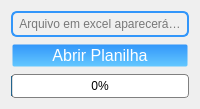
                   <widget class="QFrame" name="frame_botoes_planilha">
                    <property name="sizePolicy">
                     <sizepolicy hsizetype="Expanding" vsizetype="Expanding">
                      <horstretch>0</horstretch>
                      <verstretch>0</verstretch>
                     </sizepolicy>
                    </property>
                    <property name="maximumSize">
                     <size>
                      <width>1300</width>
                      <height>400</height>
                     </size>
                    </property>
                    <property name="frameShape">
                     <enum>QFrame::NoFrame</enum>
                    </property>
                    <property name="frameShadow">
                     <enum>QFrame::Raised</enum>
                    </property>
                    <layout class="QVBoxLayout" name="verticalLayout_2">
                     <item>
                      <widget class="QLineEdit" name="line_excel">
                       <property name="sizePolicy">
                        <sizepolicy hsizetype="Expanding" vsizetype="Expanding">
                         <horstretch>0</horstretch>
                         <verstretch>0</verstretch>
                        </sizepolicy>
                       </property>
                       <property name="maximumSize">
                        <size>
                         <width>1300</width>
                         <height>26</height>
                        </size>
                       </property>
                       <property name="styleSheet">
                        <string notr="true">QLineEdit {
    background-color: rgb(240, 240, 240); /* Cor de fundo cinza claro */
    border: 2px solid rgb(50, 150, 250); /* Borda azul */
    border-radius: 6px; /* Cantos arredondados */
    padding: 3px; /* Espaçamento interno */
}

QLineEdit::placeholderText {
    color: black; /* Cor do texto do placeholder */
}
</string>
                       </property>
                       <property name="frame">
                        <bool>true</bool>
                       </property>
                       <property name="alignment">
                        <set>Qt::AlignCenter</set>
                       </property>
                       <property name="readOnly">
                        <bool>false</bool>
                       </property>
                       <property name="placeholderText">
                        <string notr="true">Arquivo em excel aparecerá aqui</string>
                       </property>
                      </widget>
                     </item>
                     <item>
                      <widget class="QPushButton" name="btn_abrir_planilha">
                       <property name="sizePolicy">
                        <sizepolicy hsizetype="Expanding" vsizetype="Expanding">
                         <horstretch>0</horstretch>
                         <verstretch>0</verstretch>
                        </sizepolicy>
                       </property>
                       <property name="maximumSize">
                        <size>
                         <width>1300</width>
                         <height>26</height>
                        </size>
                       </property>
                       <property name="cursor">
                        <cursorShape>PointingHandCursor</cursorShape>
                       </property>
                       <property name="styleSheet">
                        <string notr="true">QPushButton {
    color: rgb(255, 255, 255);
    border-radius: 3px;
    font-size: 16px;
    background: qlineargradient(x1:0, y1:0, x2:0, y2:1, stop:0 rgb(50, 150, 250), stop:1 rgb(100, 200, 255)); /* Gradiente de azul claro para azul mais claro */
    border: 3px solid transparent;
}

QPushButton:hover {
    background: qlineargradient(x1:0, y1:0, x2:0, y2:1, stop:0 rgb(100, 180, 255), stop:1 rgb(150, 220, 255)); /* Gradiente de azul mais claro para azul ainda mais claro */
    color: black;
}
</string>
                       </property>
                       <property name="text">
                        <string>Abrir Planilha</string>
                       </property>
                      </widget>
                     </item>
                     <item>
                      <widget class="QProgressBar" name="progress_excel">
                       <property name="sizePolicy">
                        <sizepolicy hsizetype="Expanding" vsizetype="Expanding">
                         <horstretch>0</horstretch>
                         <verstretch>0</verstretch>
                        </sizepolicy>
                       </property>
                       <property name="maximumSize">
                        <size>
                         <width>1300</width>
                         <height>26</height>
                        </size>
                       </property>
                       <property name="styleSheet">
                        <string notr="true">QProgressBar {
    border: 1px solid gray;
    border-radius: 4px;
    background-color: white;  /* Define o fundo como branco */
}
</string>
                       </property>
                       <property name="value">
                        <number>0</number>
                       </property>
                       <property name="alignment">
                        <set>Qt::AlignCenter</set>
                       </property>
                       <property name="textVisible">
                        <bool>true</bool>
                       </property>
                       <property name="orientation">
                        <enum>Qt::Horizontal</enum>
                       </property>
                       <property name="textDirection">
                        <enum>QProgressBar::TopToBottom</enum>
                       </property>
                       <property name="format">
                        <string notr="true">%p%</string>
                       </property>
                      </widget>
                     </item>
                    </layout>
                   </widget>
